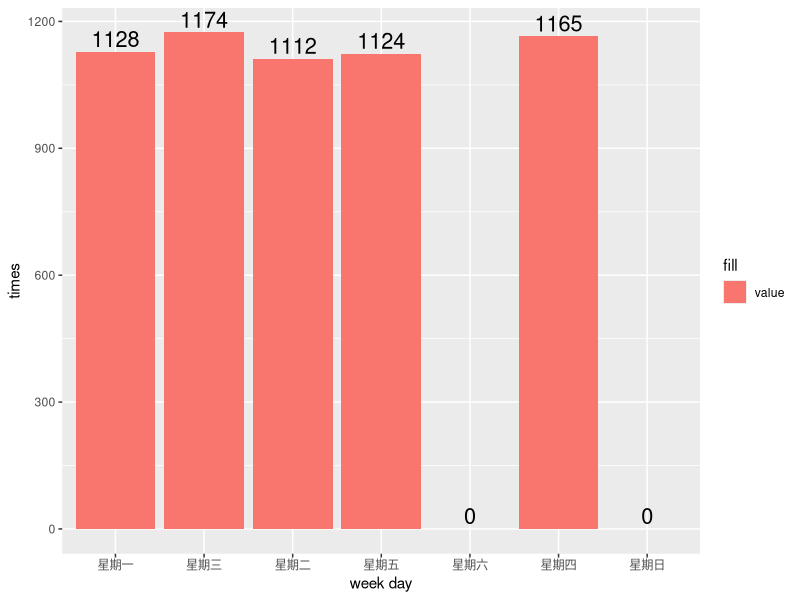
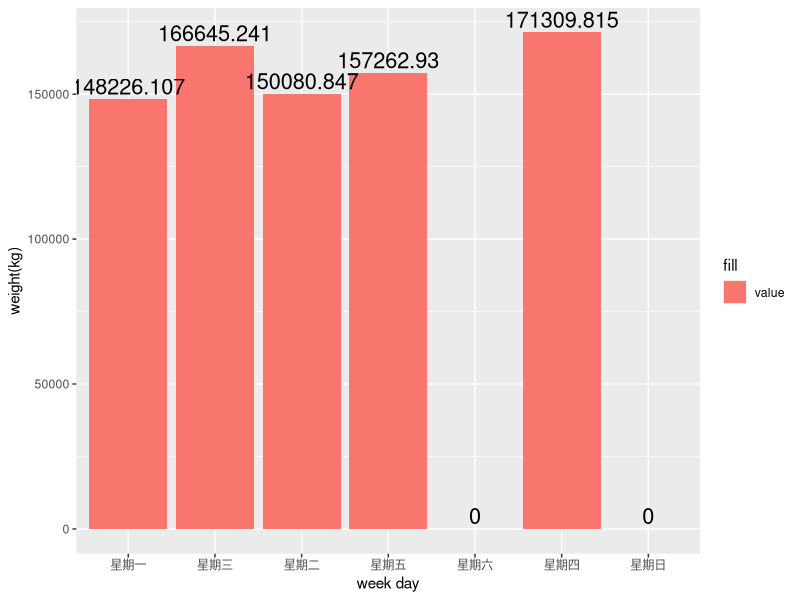
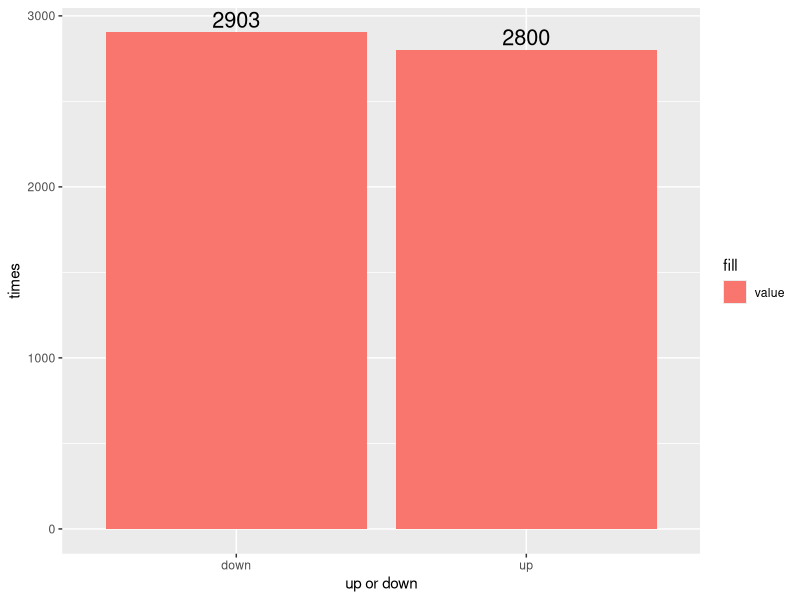
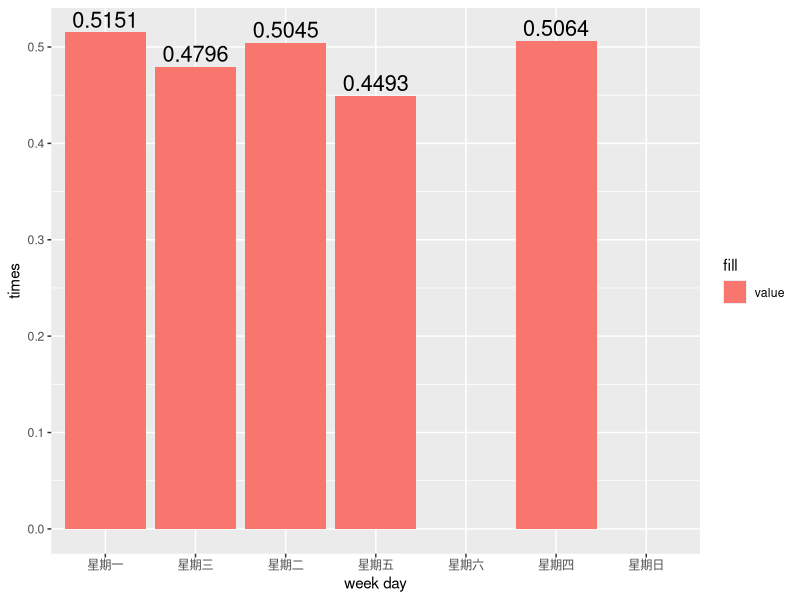
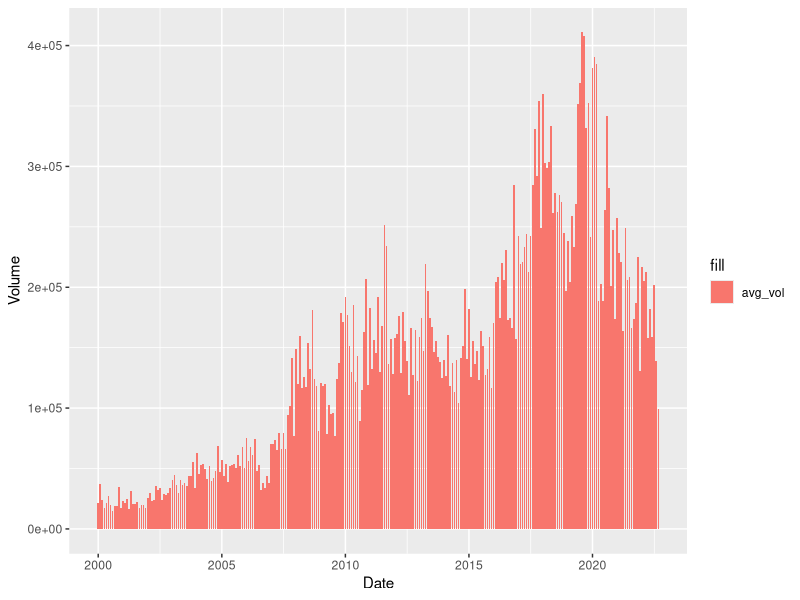
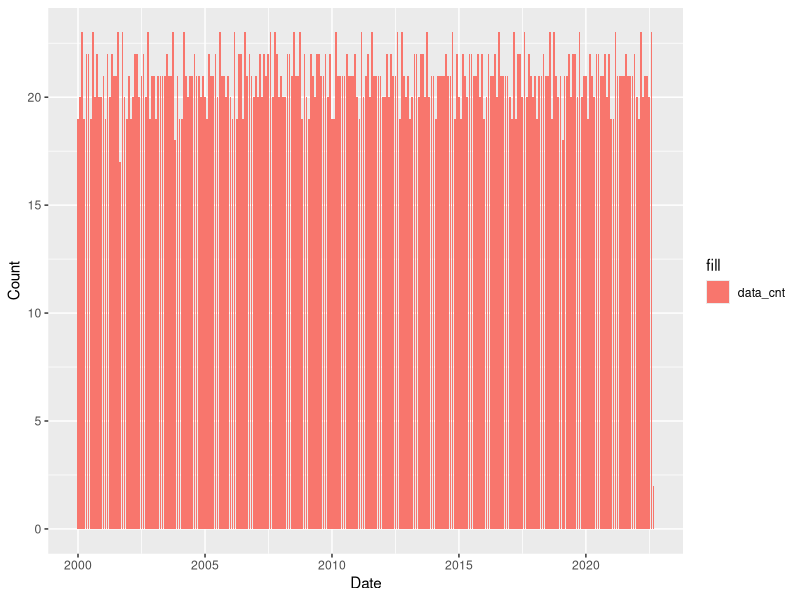
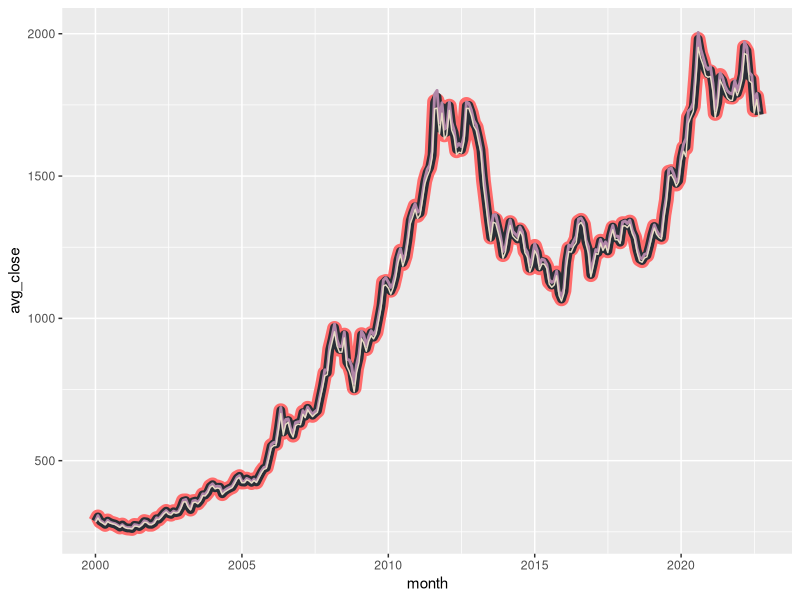

Here is the R script that generated these plots, in order: (Note: this script raises an error after producing the figures.)
## load reference
library(dplyr)
library(lubridate)
library(ggplot2)
library(graphics)

## load data form csv file.
goldPrice <- read.csv("gold.csv", sep = ",", header = T)
goldPrice$Date <- as.Date(goldPrice$Date)

# 平均交易量直方圖
Draw_VolumeBar <- function(data){
  p_month_mean_volume <- ggplot(data,aes(x=month,y=avg_vol)) +
    geom_bar(stat = 'identity',aes(y=avg_vol,fill='avg_vol')) +
    labs(x = 'Date',y='Volume') 
  p_month_mean_volume
}

# 平均資料數直方圖
Draw_DataCountBar <- function(data){
  p_month_mean_DataCount <- ggplot(data,aes(x=month,y=data_cnt)) +
    geom_bar(stat = 'identity',aes(y=data_cnt,fill='data_cnt')) +
    labs(x = 'Date',y='Count') 
  p_month_mean_DataCount
}

# 平均 開盤 & 收盤價格
Draw_OpenCloseHighLow <- function(data){
  p <- ggplot(data,aes(x=month,y=avg_close)) +
    geom_line(color = "#ff6b6b",size = 5) +
    geom_line(aes(x=month,y=avg_open),size=3, color = "#292F36") +  
    geom_line(aes(x=month,y=avg_High),size=1, color = "#b185a7") + 
    geom_line(aes(x=month,y=avg_Low),size=0.5, color = "#E8DBC5") 
  p  
}

# 資料簡易描述

## 計算資料跨越幾年
DataYears <- unique(format(as.Date(goldPrice$Date, format="%d/%m/%Y"),"%Y"))
## 計算資料跨越幾個月
DataYearsMonths <- unique(format(as.Date(goldPrice$Date, format="%d/%m/%Y"),"%Y%m"))

print(paste('資料共跨',length(DataYears),'年'))
print(paste('資料共跨',length(DataYearsMonths),'月'))
print(paste('在',difftime(max(goldPrice$Date),min(goldPrice$Date)),'天中,有',nrow(goldPrice),'天有交易'))
print(paste('資料共',nrow(goldPrice),'筆'))
print(paste('資料共',ncol(goldPrice),'欄位'))
colnames(goldPrice)

#最高價日期
max(goldPrice$High)
subset(goldPrice,High == max(goldPrice$High))$Date

#最低價日期
min(goldPrice$Low)
subset(goldPrice,Low == min(goldPrice$Low))$Date

#加入星期幾的資料
goldPrice$wd <- wday(goldPrice$Date)

wd_count <- data.frame(
  group = c('星期日', '星期一', '星期二', '星期三', '星期四', '星期五', '星期六'),
  value = c(
    nrow(subset(goldPrice, wd == 1)),
    nrow(subset(goldPrice, wd == 2)),
    nrow(subset(goldPrice, wd == 3)),
    nrow(subset(goldPrice, wd == 4)),
    nrow(subset(goldPrice, wd == 5)),
    nrow(subset(goldPrice, wd == 6)),
    nrow(subset(goldPrice, wd == 7))
  )
)
wd_count

wd_vol_count <- data.frame(
  group = c('星期日', '星期一', '星期二', '星期三', '星期四', '星期五', '星期六'),
  value = c(
    sum(subset(goldPrice, wd == 1)$Volume)/1000,
    sum(subset(goldPrice, wd == 2)$Volume)/1000,
    sum(subset(goldPrice, wd == 3)$Volume)/1000,
    sum(subset(goldPrice, wd == 4)$Volume)/1000,
    sum(subset(goldPrice, wd == 5)$Volume)/1000,
    sum(subset(goldPrice, wd == 6)$Volume)/1000,
    sum(subset(goldPrice, wd == 7)$Volume)/1000
  )
)
wd_vol_count

## 交易日分布
p <- ggplot(wd_count,aes(x=group,y=value)) +
  geom_bar(stat = 'identity',aes(y=value,fill='value')) +
  geom_text(aes(label = value), vjust = -0.3, size = 5.5) +
  labs(x = 'week day',y='times') 
p

## 交易量分布按星期
p <- ggplot(wd_vol_count,aes(x=group,y=value)) +
  geom_bar(stat = 'identity',aes(y=value,fill='value')) +
  geom_text(aes(label = value), vjust = -0.3, size = 5.5) +
  labs(x = 'week day',y='weight(kg)') 
p

vec <- c()
upCOunt <- 0
downCOunt <- 0
for (i in c(1:length(goldPrice$Close))) {
  if(goldPrice$Open[i] >= goldPrice$Close[i]){
    group = 0
    upCOunt <- upCOunt+1
  }else{
    group = 1
    downCOunt <- downCOunt+1
  }
  vec <- c(vec,group)
}
goldPrice$Group <- vec

updown <- data.frame(
  group = c('up','down'),
  value = c(upCOunt,downCOunt)
  ) 

## 漲跌次數比較
print(paste('上漲',upCOunt,'次',',佔',round(upCOunt/nrow(goldPrice)*100, 4),'%'))
print(paste('下跌',downCOunt,'次',',佔',round(downCOunt/nrow(goldPrice)*100, 4),'%'))

## 漲跌次數直方圖
p <- ggplot(updown,aes(x=group,y=value)) +
  geom_bar(stat = 'identity',aes(y=value,fill='value')) +
  geom_text(aes(label = value), vjust = -0.3, size = 5.5) +
  labs(x = 'up or down',y='times') 
p

wd_updown_count <- data.frame(
  group = c('星期日', '星期一', '星期二', '星期三', '星期四', '星期五', '星期六'),
  value = c(
    round(nrow(subset(
      goldPrice, wd == 1 &
        Group == 0
    )) / nrow(subset(goldPrice, wd == 1)), 4),
    round(nrow(subset(
      goldPrice, wd == 2 &
        Group == 0
    )) / nrow(subset(goldPrice, wd == 2)), 4),
    round(nrow(subset(
      goldPrice, wd == 3 &
        Group == 0
    )) / nrow(subset(goldPrice, wd == 3)), 4),
    round(nrow(subset(
      goldPrice, wd == 4 &
        Group == 0
    )) / nrow(subset(goldPrice, wd == 4)), 4),
    round(nrow(subset(
      goldPrice, wd == 5 &
        Group == 0
    )) / nrow(subset(goldPrice, wd == 5)), 4),
    round(nrow(subset(
      goldPrice, wd == 6 &
        Group == 0
    )) / nrow(subset(goldPrice, wd == 6)), 4),
    round(nrow(subset(
      goldPrice, wd == 7 & Group == 0
    )) / nrow(subset(goldPrice, wd == 7)), 4)
  )
)

wd_updown_count

## 勝率分布按星期
p <- ggplot(wd_updown_count,aes(x=group,y=value)) +
  geom_bar(stat = 'identity',aes(y=value,fill='value')) +
  geom_text(aes(label = value), vjust = -0.3, size = 5.5) +
  labs(x = 'week day',y='times') 
p


goldPrice$year <- strftime(goldPrice$Date,"%Y")
goldPrice$month <- strftime(goldPrice$Date,"%m")

# 月
gp_m <- goldPrice %>%
  group_by(month = lubridate::floor_date(Date, 'month')) %>%
  summarise(avg_open = mean(Open),
            avg_close = mean(Close),
            avg_High = mean(High),
            avg_Low = mean(Low),
            avg_vol = mean(Volume),
            data_cnt = n()
            )
gp_m

## 月平均交易量直方圖
Draw_VolumeBar(gp_m)

## 月平均資料數直方圖
Draw_DataCountBar(gp_m)

## 月平均 開盤 & 收盤 & 最高 & 最低價格
Draw_OpenCloseHighLow(gp_m)

gp_m$dm <- format(as.Date(gp_m$month, format="%d/%m/%Y"),"%m")
gp_m$dy <- format(as.Date(gp_m$month, format="%d/%m/%Y"),"%Y")

#季
gp_q <- goldPrice %>%
  group_by(month = lubridate::floor_date(Date, 'quantor')) %>%
  summarise(avg_open = mean(Open),
            avg_close = mean(Close),
            avg_High = mean(High),
            avg_Low = mean(Low),
            avg_vol = mean(Volume),
            data_cnt = n()
  )
gp_q

## 季平均交易量直方圖
Draw_VolumeBar(gp_q)

## 季平均資料數直方圖
Draw_DataCountBar(gp_q)

## 季平均 開盤 & 收盤 & 最高 & 最低價格
Draw_OpenCloseHighLow(gp_q)

#年
gp_y <- goldPrice %>%
  group_by(month = lubridate::floor_date(Date, 'year')) %>%
  summarise(avg_open = mean(Open),
            avg_close = mean(Close),
            avg_High = mean(High),
            avg_Low = mean(Low),
            avg_vol = mean(Volume),
            data_cnt = n()
  )
gp_y

## 年平均交易量直方圖
Draw_VolumeBar(gp_y)

## 年平均資料數直方圖
Draw_DataCountBar(gp_y)

## 年平均 開盤 & 收盤 & 最高 & 最低價格
Draw_OpenCloseHighLow(gp_y)


##同期整理
for (y in DataYears) {
    assign(paste0('b',y),subset(gp_m,y==dy)) 
}

gp_m$quantor <- substr(quarters(as.Date(gp_m$month)), 2, 2)

#同期平均交易量
quantor_vol_count <- data.frame(
  type=c('Q1','Q2','Q3','Q4'),
  value=c(mean(subset(gp_m,quantor==2)$avg_vol),
          mean(subset(gp_m,quantor==3)$avg_vol),
          mean(subset(gp_m,quantor==4)$avg_vol),
          mean(subset(gp_m,quantor==1)$avg_vol))
  )

p <- ggplot(data = quantor_vol_count, aes(x = type, y = value)) +
  geom_bar(stat = "identity", position = position_dodge())
p

#同期平均收盤價
quantor_close <- data.frame(
  type=c('Q1','Q2','Q3','Q4'),
  value=c(mean(subset(gp_m,quantor==2)$avg_close),
          mean(subset(gp_m,quantor==3)$avg_close),
          mean(subset(gp_m,quantor==4)$avg_close),
          mean(subset(gp_m,quantor==1)$avg_close))
)

p <- ggplot(data = quantor_close, aes(x = type, y = value)) +
  geom_bar(stat = "identity", position = position_dodge())
p


